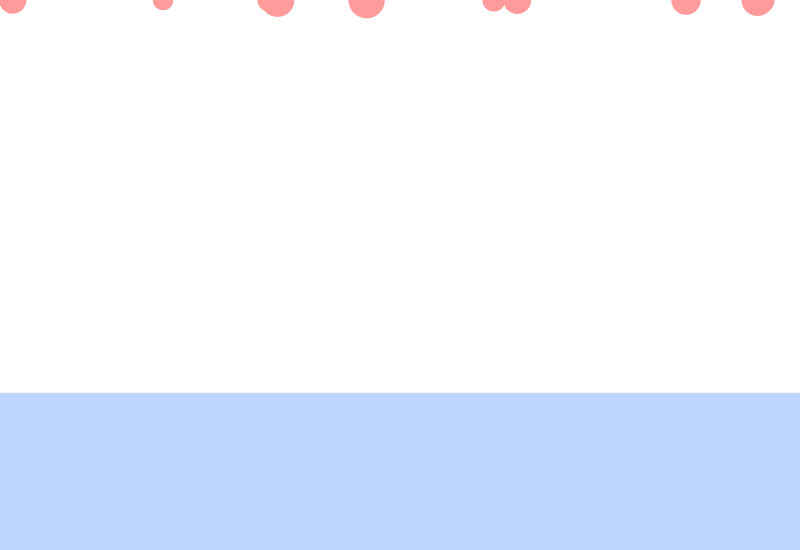
Frame 1 (no input)
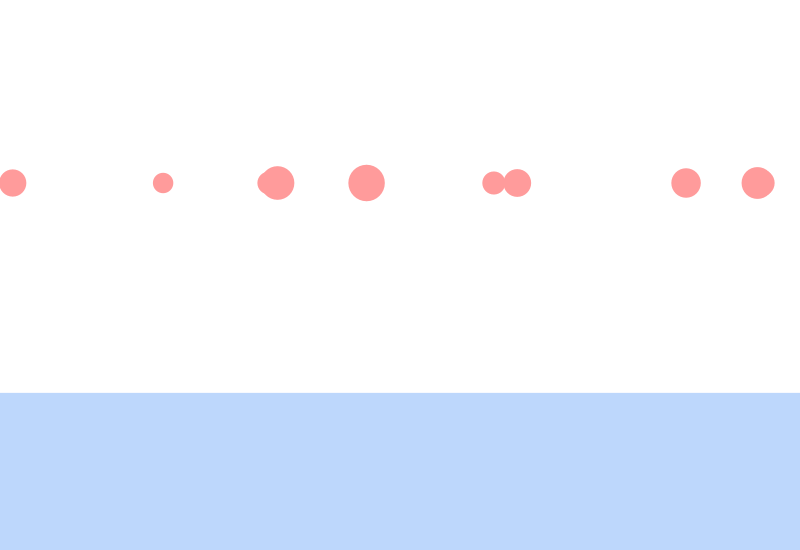
Frame 60 (the mouse pressed at the canvas centre just before this capture)
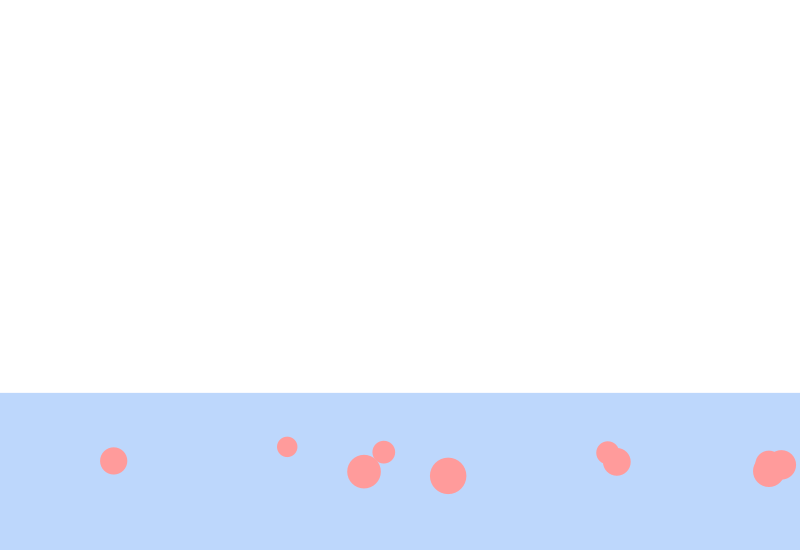
Frame 120 (the mouse held since frame 60 and released just before this capture)

The Processing sketch that drew these frames (run headless with seeded random() and noise(); from frame 60 on, the mouse is pressed at the canvas centre):

// Processing sketch: FluidResistance
// ── FluidResistance.pde
Water w;
Mover[] movers;
void setup() {
  size(800, 550);
  background(255);
  w = new Water(0, height/1.4, width, height/1.4, 0.12);
  movers = new Mover[10];
  
  for (int i = 0; i < movers.length; i++) {
    movers[i] = new Mover(random(width), 0, random(2, 5));
  }
}

void draw() {
  background(255);
  
  w.display(); // Draw water
  
  for (Mover m : movers) {
    if (mousePressed && !m.isInside(w)) {
      PVector wind = new PVector(0.5, 0);
      m.applyForce(wind);
    }
    
    PVector gravity = new PVector(0, 0.1);
    gravity.mult(m.mass);
    m.applyForce(gravity); // Apply gravity
    
    m.drag(w); // Apply drag force
    
    m.checkEdges();
    
    m.update();  // Update mover
    m.display(); // Draw mover
  }
}

// ── Mover.pde
class Mover {
  PVector location;
  PVector velocity;
  PVector acceleration;
  float mass;
  
  Mover(float x_, float y_, float m_) {
    location = new PVector(x_, y_);
    velocity = new PVector(0, 0);
    acceleration = new PVector(0, 0);
    mass = m_;
  }
  
  void update() {
    velocity.add(acceleration);
    location.add(velocity);
    acceleration.mult(0);
  }
  
  void display() {
    noStroke();
    fill(255, 155, 155);
    ellipse(location.x, location.y, mass*10, mass*10);
  }
  
  void checkEdges() {
    if (location.y > height) {
      velocity.y *= -1;
      location.y = height;
    }
    
    if (location.x > width) {
      velocity.x *= -1;
    }
  }
  
  void applyForce(PVector force) {
    PVector f = PVector.div(force, mass);
    acceleration.add(f);
  }
  
  void drag(Water w) {
    if (isInside(w)) {
      PVector dragForce = velocity.get();
      dragForce.normalize();
      dragForce.mult(-1);
      
      float speed = velocity.mag();
      float dragMag = speed * speed * w.c;
      dragForce.mult(dragMag);
      applyForce(dragForce);
    }
  }
  
  boolean isInside(Water w) {
    if (location.y >= w.y && location.y <= w.y + w.h) {
      return true;
    } else {
      return false;
    }
  }
}

// ── Water.pde
class Water {
  float x;
  float y;
  float w;
  float h;
  float c;
  
  Water(float x_, float y_, float w_, float h_, float c_) {
    x = x_;
    y = y_;
    w = w_;
    h = h_;
    c = c_;
  }
  
  void display() {
    noStroke();
    fill(189, 215, 252);
    rect(x, y, w, h);
  }
}
